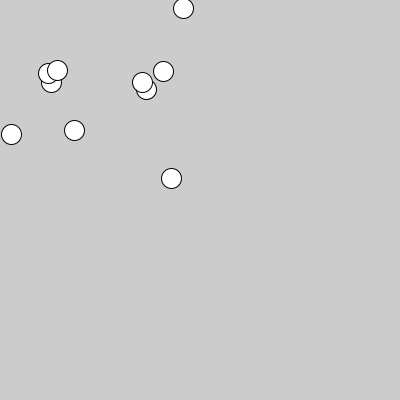
Frame 1 (no input)
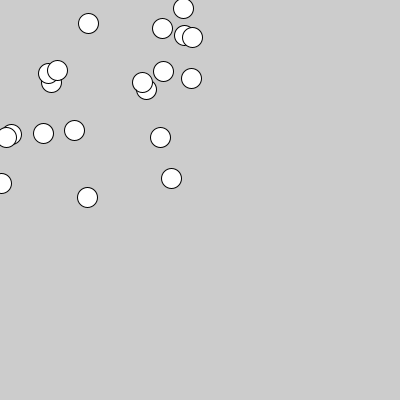
Frame 2 (the mouse pressed at the canvas centre, redrawn once)

The Processing sketch that drew these frames (run headless with seeded random() and noise(); the mouse was pressed at the canvas centre and the sketch redrawn once):

// Processing sketch: aula19_g01_exe03
// ── aula19_g01_exe03.pde
float x=0,y=0;
void setup(){
size(400,400);
randomSeed(10);
}

void draw(){
  for(float vezes=0; vezes <10; vezes = vezes +1){
    x= random(200);
    y= random(200);
    ellipse(x,y,20,20);
  }
   noLoop();
}
